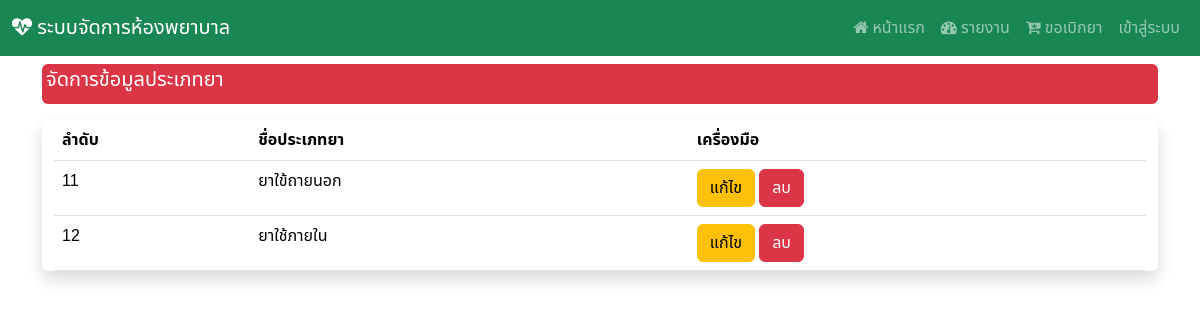
Page /manage_type on the earlier database version.
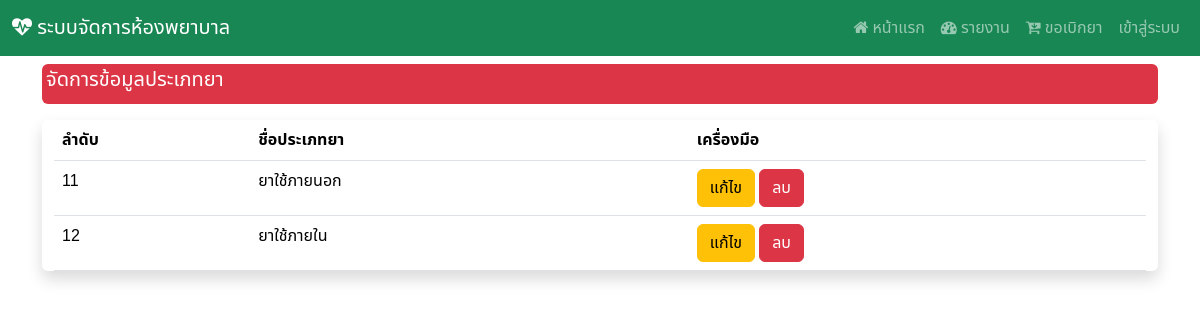
Same page on the later database version.
### Hospital_app/models.py (models this page shows, shortened)
class d_type(models.Model):
    type_id = models.AutoField(primary_key=True)
    type_name = models.CharField(max_length=255)

### Hospital_app/views.py (the view)
# urls.py: path('manage_type',views.manage_type),
def manage_type(request):
    show_type = d_type.objects.all()
    context  = {"type" : show_type}
    return render(request,'manage_type.html',context)

### Hospital_app/templates/manage_type.html (shortened to what this page needs)
{% extends "base.html" %}
{% block content %}
<div class="mt-2 p-1 bg-danger text-white rounded">
    <h5>จัดการข้อมูลประเภทยา</h5>
</div>
<div class="container-fluid my-3 justify-content-center align-items-center shadow rounded">
    <table class="table table-responsive">
        <thead>
            <tr>
                <th>ลำดับ</th>
                <th>ชื่อประเภทยา</th>
                <th></th>
                <th>เครื่องมือ</th>
            </tr>
        </thead>
        <tbody>
            {% for i in type %}
            <tr>
                <td>{{ i.type_id }}</td>
                <td>{{ i.type_name }}</td>
                <td>{{ i.drug_exp }}</td>
                <td>
                <div class="col d-none d-sm-block">
                    <a href="editt/{{ i.type_id }}" class="btn btn-warning">แก้ไข</a>
                    <a href="delete_type/{{ i.type_id }}/" class="btn btn-danger" data-bs-toggle="modal" data-bs-target="#deleteConfirmationModal" onclick="setDeleteUrl('delete_type/{{ i.type_id }}/')">ลบ</a>
                </div>
                </td>
            </tr>
            {% endfor %}
        </tbody>
      </div>
</div>
{% endblock %}

Differences in the rows shown:
changed d_type id 11: type_name "ยาใข้ถายนอก" → "ยาใช้ภายนอก"
